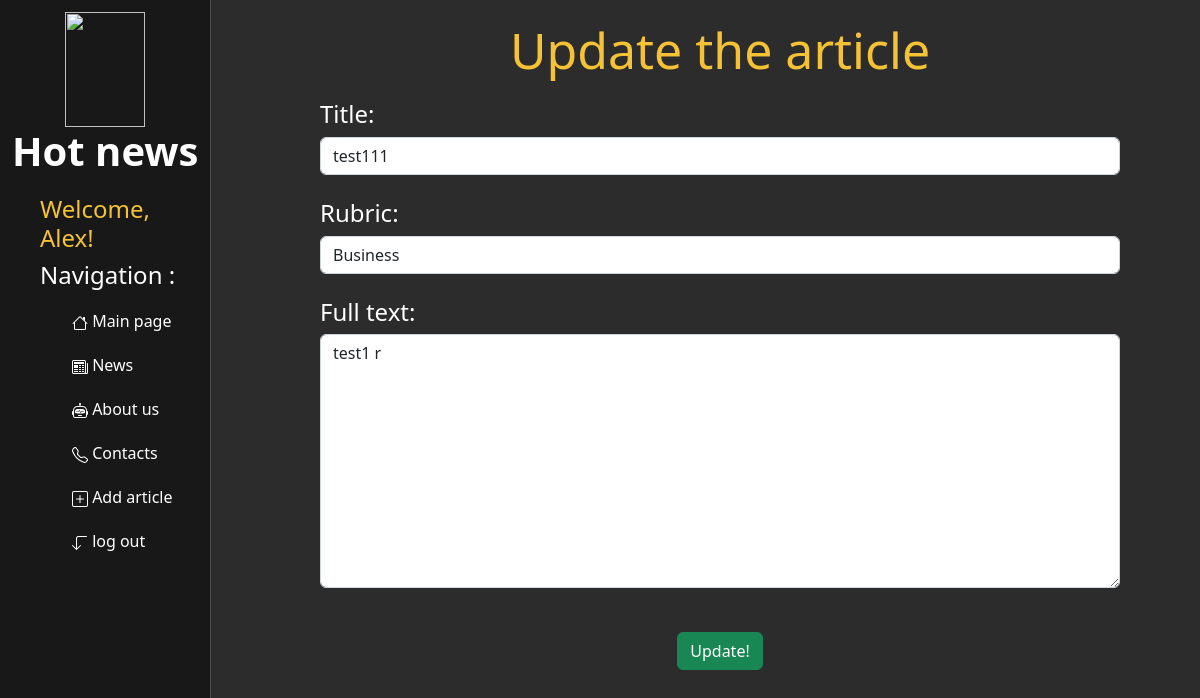
Page /news/update/2/ (signed in) on the earlier database version.
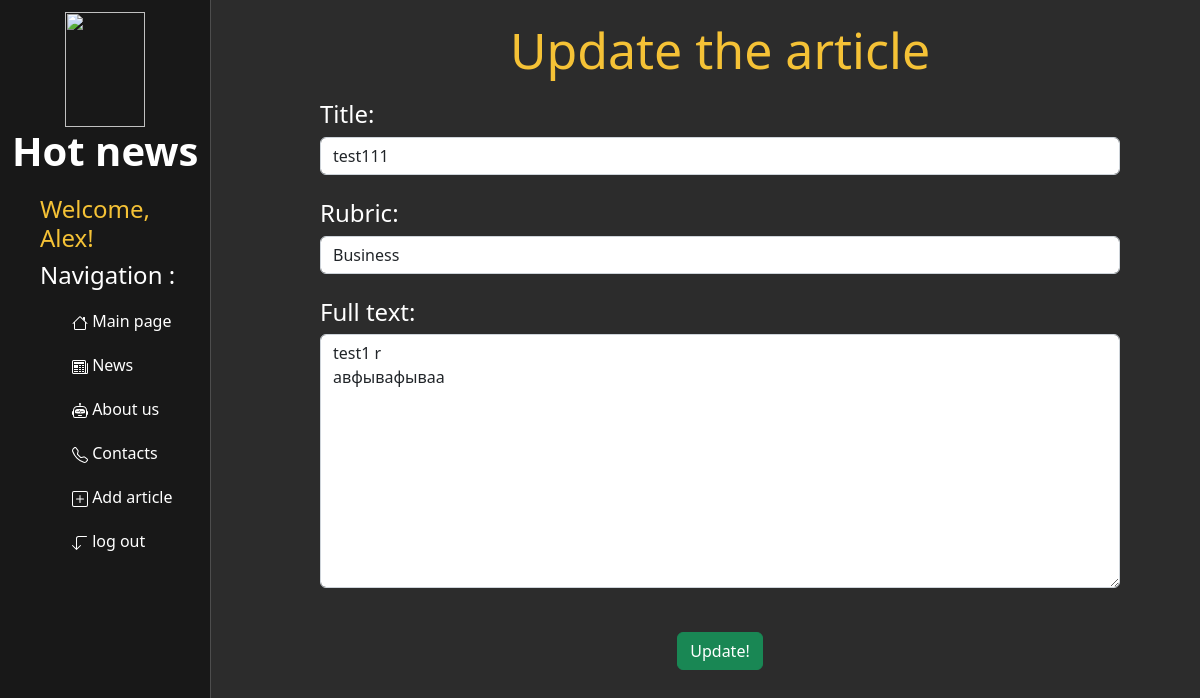
Same page on the later database version.
### news/models.py (models this page shows, shortened)
class NewsArticles(models.Model):
    title = models.CharField('name', max_length=100)
    text = models.TextField('full_text')
    date = models.DateField('Date', auto_now_add=True)
    photo = models.ImageField(upload_to='photos/%Y/%m/%d/', null=True, blank=True)
    author = models.ForeignKey(User, on_delete=models.PROTECT,
                               help_text="Select the author",
                               verbose_name="Author",
                               null=True, blank=True)
    rubric = models.ForeignKey('Rubric', on_delete=models.PROTECT,
                               help_text="Choose the rubric",
                               verbose_name="Rubric",
                               null=True)
    class Meta:
        verbose_name = "News article"
        verbose_name_plural = "News articles"

### news/views.py (the view)
# urls.py: path('update/<int:pk>/', views.ArticleUpdate.as_view(), name='ArticleUpdate'),
class ArticleUpdate(UpdateView, PermissionRequiredMixin):
    model = NewsArticles
    template_name = 'news/update_an_article.html'
    form_class = AddArticleForm
    success_url = reverse_lazy("news_index")
    permission_required = 'news.can_delete_news_article'

### news/forms.py
class AddArticleForm(ModelForm):
    class Meta:
        model = NewsArticles
        fields = ['title', 'rubric', 'text']
        widgets = {
            "title": TextInput(attrs={'class': 'form-control', 'placeholder': "Name of the article"}),
            "text": Textarea(attrs={'class': 'form-control', 'placeholder': 'Full text'}),
            "rubric": Select(attrs={'class': 'form-control'}),
        }

### news/models.py (called while the page is built)
    def __str__(self):
        return self.name

### news/templates/news/update_an_article.html (shortened to what this page needs)
{% extends "main/base.html" %}
{% block content %}
    {% if user.is_staff %}
        <div class='features'>
            <h1>Update the article</h1>
            <form method="post" class="add-new-article">
                    <h4>Title:</h4>
                    {{ form.title }}<br>
                    <h4>Rubric:</h4>
                    {{ form.rubric }}<br>
                    <h4>Full text:</h4>
                    {{ form.text }}<br>
                <button class="btn btn-success" type="submit"> Update! </button>
            </form>
        </div>
    {% else%}
        <div class='features'>
            <h1>Sorry, you aren't allowed to update articles, please check your login/password and try again </h1>
            <p style="color: red">***Only Staff members can update articles</p>
        </div>
    {% endif %}
{% endblock content %}

Differences in the rows shown:
changed NewsArticles "test111": text "test1 r" → "test1 r авфывафываа"
